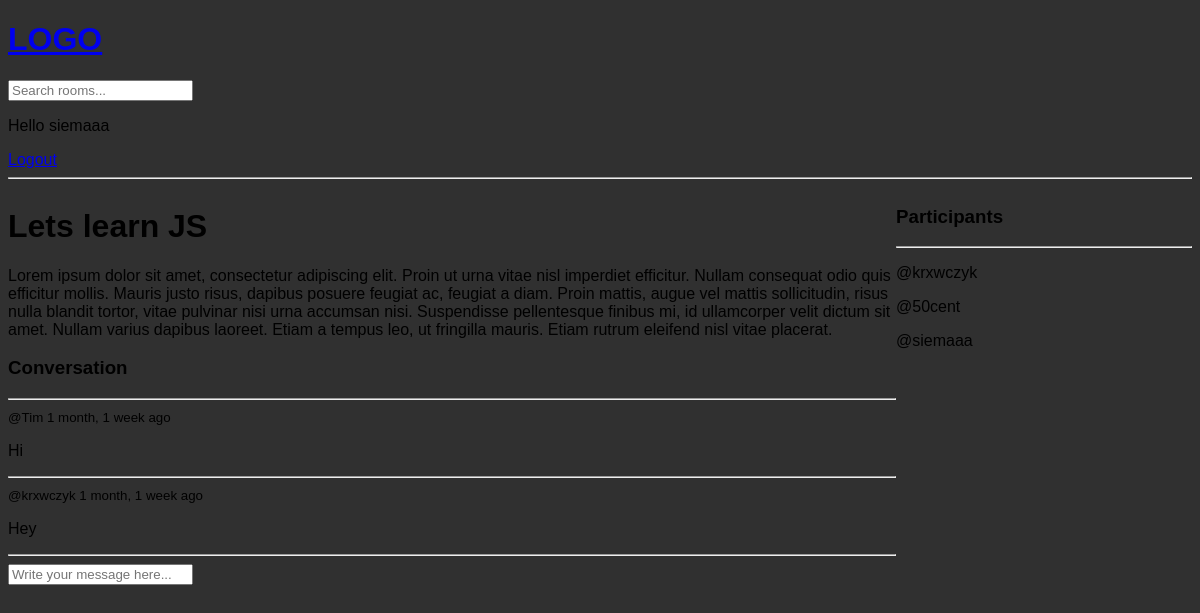
/room/1/ (signed in), run on the app's committed database.
### base/models.py (models this page shows, shortened)
class Room(models.Model):
    host = models.ForeignKey(User, on_delete=models.SET_NULL, null=True)
    topic = models.ForeignKey(Topic, on_delete=models.SET_NULL, null=True)
    name = models.CharField(max_length=200)
    description = models.TextField(null=True, blank=True)
    participants = models.ManyToManyField(User, related_name='participants', blank=True)
    updated = models.DateTimeField(auto_now=True)
    created = models.DateTimeField(auto_now_add=True)
    class Meta:
        ordering = ['-updated', '-created']

class Message(models.Model):
    user = models.ForeignKey(User, on_delete=models.CASCADE)
    room = models.ForeignKey(Room, on_delete=models.CASCADE)
    body = models.TextField()
    updated = models.DateTimeField(auto_now=True)
    created = models.DateTimeField(auto_now_add=True)
    class Meta:
        ordering = ['-updated', '-created']

### base/views.py (the view, shortened to what this page needs)
# urls.py: path('room/<str:pk>/', views.room, name="room"),
def room(request, pk):
    room = Room.objects.get(id=pk)
    room_messages = room.message_set.all().order_by('-created')
    participants = room.participants.all()
    context = {'room':room, 'room_messages':room_messages, 'participants':participants}
    return render(request, 'base/room.html', context)

### base/templates/base/room.html (shortened to what this page needs)
{% extends 'main.html' %}
{% block content %}
<div class="room-container">
<div>
<h1>{{room.name}}</h1>
<p>{{room.description}}</p>
<div class="comment-wrapper">
    <h3>Conversation</h3>
    <hr>
    {% for message in room_messages %}
    <div>
        <small>@{{message.user}}  {{message.created|timesince}} ago</small>
        <p>{{message.body}}</p>
        <hr>
    </div>
    {% endfor %}
</div>
{% if request.user.is_authenticated %}
<div class="comment-form">
    <form action="" method="post">
        <input type="text" name="body" placeholder="Write your message here...">
    </form>
</div>
{% endif %}
</div>
<div>
    <h3>Participants</h3>
    <hr>
    {% for user in participants %}
    <div>
        <p>@{{user.username}}</p>
    </div>
    {% endfor %}
</div>
</div>
{% endblock %}

### templates/navbar.html
<a href="/">
    <h1>LOGO</h1>
</a>
<form method="GET">
    <input type="text" name="q" placeholder="Search rooms...">
</form>
{% if request.user.is_authenticated %}
<p>Hello {{request.user}}</p>
<a href="{% url 'logout' %}">Logout</a>
{% else %}
<a href="{% url 'login' %}">Login</a>
{% endif %}
<hr>

### static/css/style.css (style rules this page uses)
body { background-color: rgb(48, 48, 48); font-family: arial; }

### base/templates/base/room.html (style rules this page uses)
.room-container { display: grid; grid-template-columns: 3fr 1fr; }

### data on the page
Room: name "Lets learn JS", description "Lorem ipsum dolor sit amet, consectetur adipiscing elit. Proin ut urna vitae nisl imperdiet efficitur. Nullam consequat odio quis efficitur mollis. Mauris justo risus, dapibus posuere feugiat ac, feugiat a diam. Proin mattis, augue vel mattis sollicitudin, risus nulla blandit tortor, vitae pulvinar nisi urna accumsan nisi. Suspendisse pellentesque finibus mi, id ullamcorper velit dictum sit amet. Nullam varius dapibus laoreet. Etiam a tempus leo, ut fringilla mauris. Etiam rutrum eleifend nisl vitae placerat."
Message: user "Tim", created "1 month, 1 week", body "Hi"
Message: user "krxwczyk", created "1 month, 1 week", body "Hey"

### other printed values
{{ request.user }} "siemaaa"
{{ user.username }} "krxwczyk"
{{ user.username }} "50cent"
{{ user.username }} "siemaaa"
